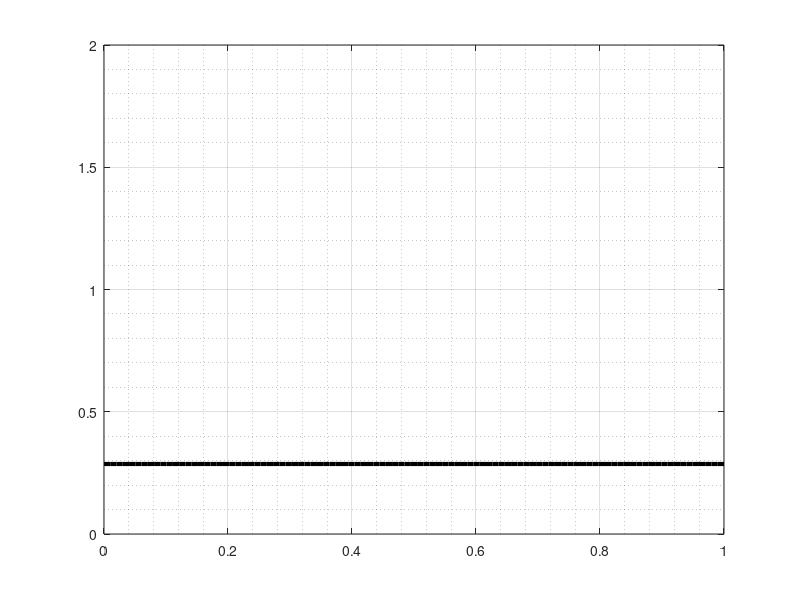

MATLAB code for this plot:
%% Diffusion 2

% Discretize time: 
N_t = 1e3;
t_0 = 0;
t_end = 5;
t = linspace(t_0,t_end,N_t);

% Discretize space:
N_x = 100;
x_0 = 0;
x_end = 1;
x = linspace(x_0, x_end, N_x)';
dx = x(2) - x(1);

% Parameters
k = .1;
alpha = 0.25;

% Differentiation Matrix:
Dxx = toeplitz([-2 1 zeros(1,N_x-2)]);
Dxx(1,2) = 2;
Dxx(end, end-1) = 2;
Dxx = k*Dxx/dx^2;



% Initial Condition
f = @(x) cos(x*2*pi) + 1;
U0 = f(x);

% Define the Right hand side:

dUdt = @(t,U) Dxx * U - alpha * U;

% Solve the heat equation:
tic
options = odeset('Stats', 'on');
[t,U] = ode23s(dUdt, t, U0, options);
toc


% Animation:

for i = 1: N_t

    figure(1)
    plot(x,U(i,:), 'k', 'LineWidth',3); hold off;
    if i == 1
       pause
    end
    grid on
    grid minor
    ylim([0,2])

end
